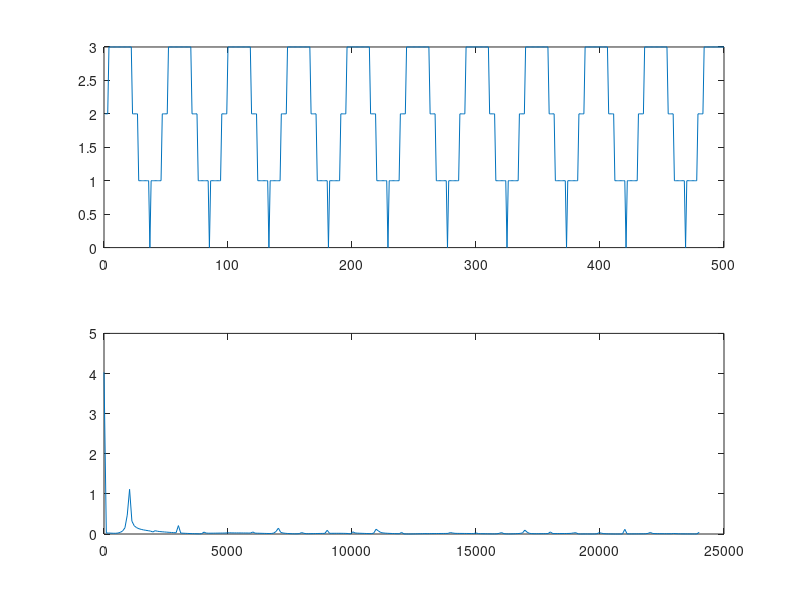
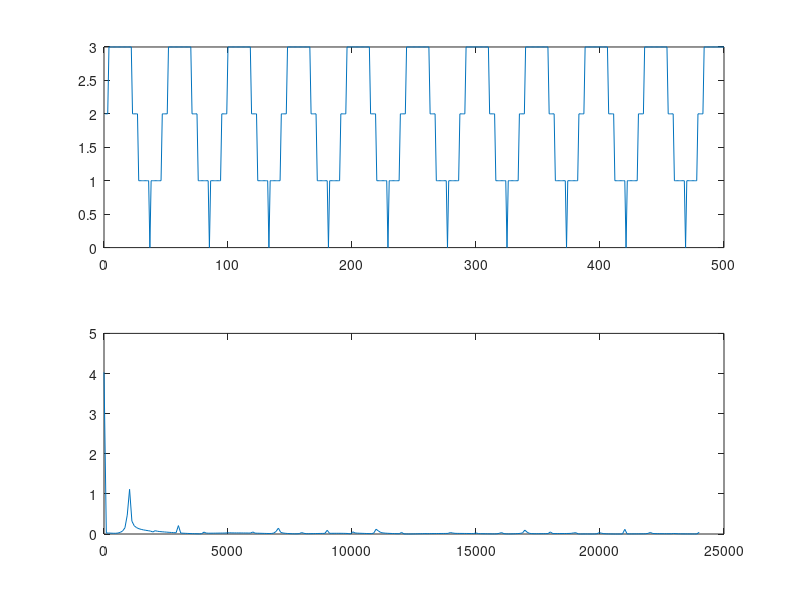

MATLAB code to generate these figures, in order:
clear
clc;    
L=500;
fp=48000;
f=1000;

t=(0:L-1)/fp;
y=sin(2*pi*f*t);
y=quantiz(y,linspace(-1,1,4));

NFFT = 2^nextpow2(L);
Y = fft(y,NFFT)/L;
f = fp/2*linspace(0,1,NFFT/2+1);

subplot(2,1,1);
plot(y);
subplot(2,1,2);
plot(f,2*abs(Y(1:NFFT/2+1)));
print -deps zad1_5.jpg
print -deps zad1_5.png
